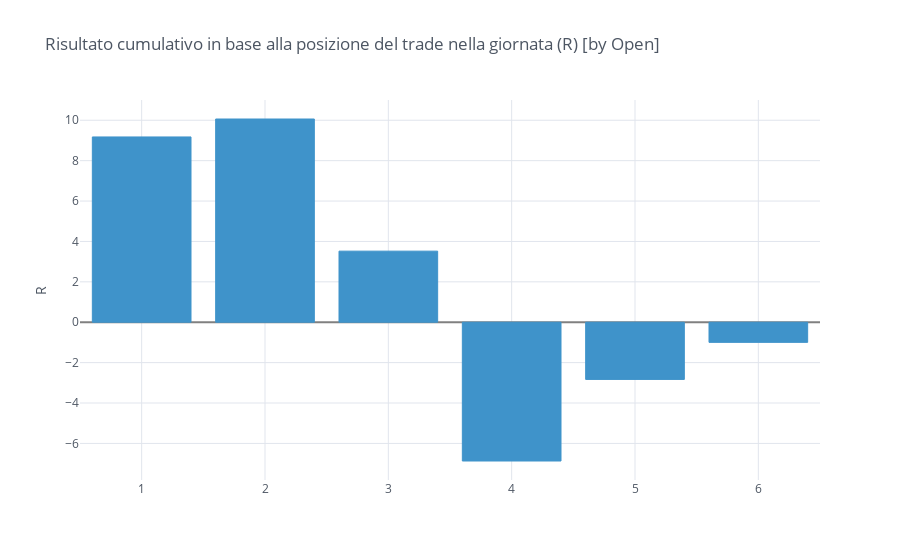

The notebook cell this image was saved under:
### Code cell
df = df_100.copy()
df['counter'] = 1
df['counter'] = df[['counter']].groupby(pd.Grouper(freq='D')).transform(lambda x: x.cumsum())
df.groupby('counter').sum().loc[1:, 'result'].iplot(kind='bar', opacity=1, colors=cf_colors,
                                                  title='Risultato cumulativo in base alla posizione del trade nella giornata (R) [by Open]',
                                                  yTitle='R', zerolinecolor='grey')

### Figure 1 — Plotly figure (JSON) as saved in the notebook; plotly's stock layout.template omitted (floating-point values rounded to 4 significant figures)
{"data": [{"marker": {"color": "rgba(63, 147, 202, 1)", "line": {"color": "rgba(63, 147, 202, 1.0)", "width": 1}}, "name": "result", "orientation": "v", "text": "", "type": "bar", "x": [1, 2, 3, 4, 5, 6], "y": [9.174, 10.06, 3.52, -6.871, -2.831, -0.9973]}], "layout": {"legend": {"bgcolor": "#FFFFFF", "font": {"color": "#4D5663"}}, "paper_bgcolor": "#FFFFFF", "plot_bgcolor": "#FFFFFF", "title": {"font": {"color": "#4D5663"}, "text": "Risultato cumulativo in base alla posizione del trade nella giornata (R) [by Open]"}, "xaxis": {"gridcolor": "#E1E5ED", "showgrid": true, "tickfont": {"color": "#4D5663"}, "title": {"font": {"color": "#4D5663"}, "text": ""}, "zerolinecolor": "grey"}, "yaxis": {"gridcolor": "#E1E5ED", "showgrid": true, "tickfont": {"color": "#4D5663"}, "title": {"font": {"color": "#4D5663"}, "text": "R"}, "zerolinecolor": "grey"}}}
